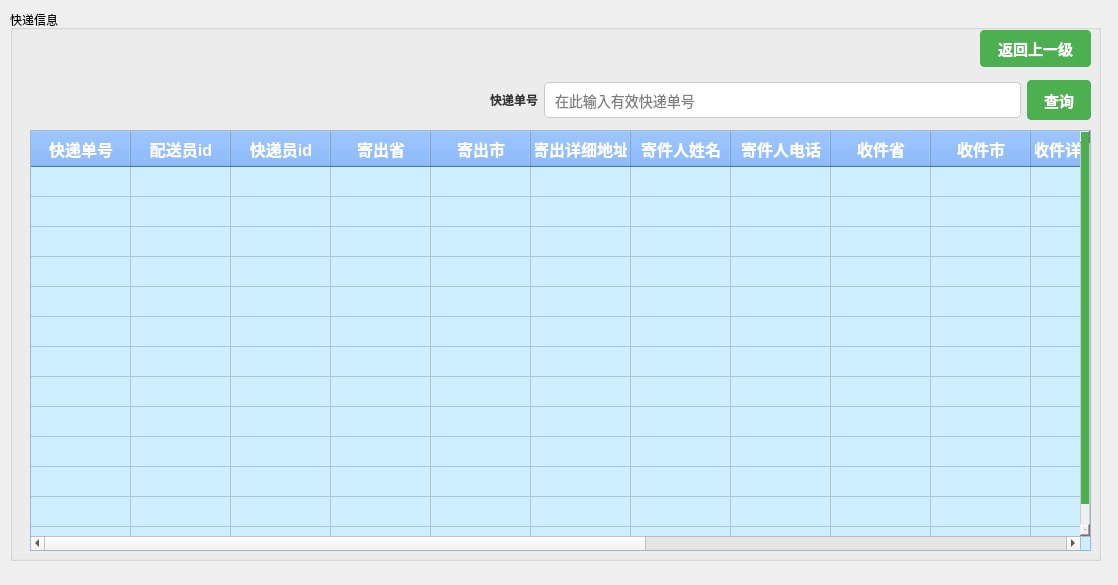
<?xml version="1.0" encoding="UTF-8"?>
<ui version="4.0">
 <class>ProfileForm</class>
 <widget class="QWidget" name="ProfileForm">
  <property name="geometry">
   <rect>
    <x>0</x>
    <y>0</y>
    <width>1118</width>
    <height>585</height>
   </rect>
  </property>
  <property name="windowTitle">
   <string>查询快递信息</string>
  </property>
  <property name="styleSheet">
   <string notr="true">
                QLabel {
                    color: #333;
                    font: 14px &quot;幼圆&quot;;
                    font-weight: bold;
                }

                QLineEdit,
                QComboBox  {
                    padding: 8px;
                    font-size: 14px;
                    border: 1px solid #ccc;
                    border-radius: 4px;
                }

                QTableWidget {
                    font: 14px &quot;幼圆&quot;;
                    background-color: #cdefff;
                }

                QTableWidget::item {
                    font: 14px &quot;幼圆&quot;;
                }

                QHeaderView {
                    font: bold 16px &quot;幼圆&quot;;
                }
                
                QTableWidget::item:selected {
                    background-color: #a6a6a6;
                }

                QTableWidget QHeaderView::section {
                    background-color: #65a3ff;
                    color: white;
                    font-weight: bold;
                    font-size: 16px;
                    padding: 4px;
                }

                QTableWidget::item {
                    padding: 10px;
                }

                QPushButton {
                    padding: 8px 16px;
                    font-size: 15px;
                    font-weight: bold;
                    border: 1px solid #4CAF50;
                    border-radius: 4px;
                    color: #fff;
                    background-color: #4CAF50;
                }

                 QPushButton:hover {
                    background-color: #45a049;
                    border: 1px solid #45a049;
                }

                QTextEdit {
                    font-size: 14px;
                    border: 1px solid #ccc;
                    border-radius: 4px;
                }

                QScrollBar:vertical {
                    border: 1px solid #ccc;
                    background: #f0f0f0;
                    width: 10px;
                    margin: 0px 0px 0px 0px;
                }

                QScrollBar::handle:vertical {
                    background: #4CAF50;
                    min-height: 20px;
                }
            </string>
  </property>
  <widget class="QGroupBox" name="groupBox">
   <property name="geometry">
    <rect>
     <x>10</x>
     <y>10</y>
     <width>1091</width>
     <height>551</height>
    </rect>
   </property>
   <property name="title">
    <string>快递信息</string>
   </property>
   <widget class="QTableWidget" name="tableWidget">
    <property name="geometry">
     <rect>
      <x>20</x>
      <y>120</y>
      <width>1061</width>
      <height>421</height>
     </rect>
    </property>
    <attribute name="verticalHeaderVisible">
     <bool>false</bool>
    </attribute>
    <row>
     <property name="text">
      <string>新建行</string>
     </property>
    </row>
    <row>
     <property name="text">
      <string>新建行</string>
     </property>
    </row>
    <row>
     <property name="text">
      <string>新建行</string>
     </property>
    </row>
    <row>
     <property name="text">
      <string>新建行</string>
     </property>
    </row>
    <row>
     <property name="text">
      <string>新建行</string>
     </property>
    </row>
    <row>
     <property name="text">
      <string>新建行</string>
     </property>
    </row>
    <row>
     <property name="text">
      <string>新建行</string>
     </property>
    </row>
    <row>
     <property name="text">
      <string>新建行</string>
     </property>
    </row>
    <row>
     <property name="text">
      <string>新建行</string>
     </property>
    </row>
    <row>
     <property name="text">
      <string>新建行</string>
     </property>
    </row>
    <row>
     <property name="text">
      <string>新建行</string>
     </property>
    </row>
    <row>
     <property name="text">
      <string>新建行</string>
     </property>
    </row>
    <row>
     <property name="text">
      <string>新建行</string>
     </property>
    </row>
    <column>
     <property name="text">
      <string>快递单号</string>
     </property>
    </column>
    <column>
     <property name="text">
      <string>配送员id</string>
     </property>
    </column>
    <column>
     <property name="text">
      <string>快递员id</string>
     </property>
    </column>
    <column>
     <property name="text">
      <string>寄出省</string>
     </property>
    </column>
    <column>
     <property name="text">
      <string>寄出市</string>
     </property>
    </column>
    <column>
     <property name="text">
      <string>寄出详细地址</string>
     </property>
    </column>
    <column>
     <property name="text">
      <string>寄件人姓名</string>
     </property>
    </column>
    <column>
     <property name="text">
      <string>寄件人电话</string>
     </property>
    </column>
    <column>
     <property name="text">
      <string>收件省</string>
     </property>
    </column>
    <column>
     <property name="text">
      <string>收件市</string>
     </property>
    </column>
    <column>
     <property name="text">
      <string>收件详细地址</string>
     </property>
    </column>
    <column>
     <property name="text">
      <string>收件人姓名</string>
     </property>
    </column>
    <column>
     <property name="text">
      <string>收件人电话</string>
     </property>
    </column>
    <column>
     <property name="text">
      <string>备注</string>
     </property>
    </column>
    <column>
     <property name="text">
      <string>当前位置</string>
     </property>
    </column>
    <column>
     <property name="text">
      <string>当前状态</string>
     </property>
    </column>
    <column>
     <property name="text">
      <string>预计送达时间</string>
     </property>
    </column>
   </widget>
   <widget class="QWidget" name="layoutWidget">
    <property name="geometry">
     <rect>
      <x>480</x>
      <y>70</y>
      <width>601</width>
      <height>40</height>
     </rect>
    </property>
    <layout class="QHBoxLayout" name="horizontalLayout">
     <item>
      <widget class="QLabel" name="parcelIdLabel">
       <property name="text">
        <string>快递单号</string>
       </property>
      </widget>
     </item>
     <item>
      <widget class="QLineEdit" name="parcelIdInput">
       <property name="placeholderText">
        <string>在此输入有效快递单号</string>
       </property>
      </widget>
     </item>
     <item>
      <widget class="QPushButton" name="queryBtn">
       <property name="text">
        <string>查询</string>
       </property>
      </widget>
     </item>
    </layout>
   </widget>
   <widget class="QPushButton" name="returnBtn">
    <property name="geometry">
     <rect>
      <x>970</x>
      <y>20</y>
      <width>111</width>
      <height>37</height>
     </rect>
    </property>
    <property name="text">
     <string>返回上一级</string>
    </property>
   </widget>
  </widget>
 </widget>
 <resources/>
 <connections/>
</ui>
